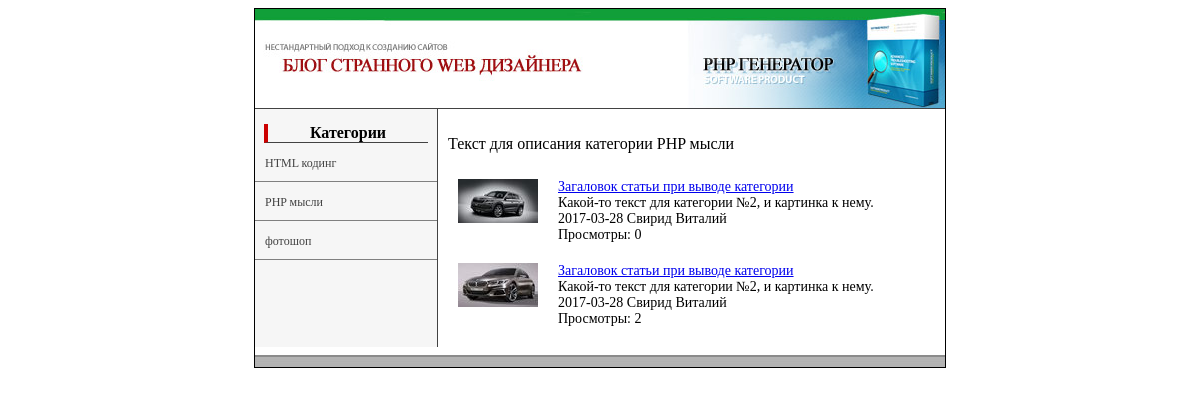
Before: /view_cat.php?cat=2 with the older database file.
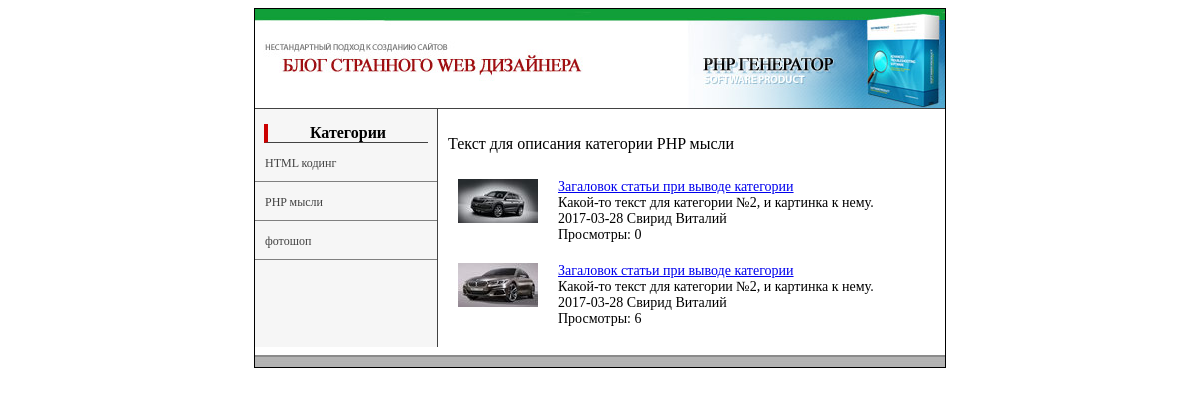
After: the same page with the newer database file.
### tables this page shows
CREATE TABLE `categories` (
  `id` int(11) NOT NULL,
  `title` varchar(255) NOT NULL,
  `meta_d` varchar(255) NOT NULL,
  `meta_k` varchar(255) NOT NULL,
  `text` text NOT NULL
);

CREATE TABLE `data` (
  `id` int(5) NOT NULL,
  `cat` int(1) NOT NULL,
  `meta_d` varchar(255) NOT NULL,
  `meta_k` varchar(255) NOT NULL,
  `description` text NOT NULL,
  `text` text NOT NULL,
  `view` int(7) NOT NULL,
  `author` varchar(100) NOT NULL,
  `date` date NOT NULL,
  `mini_img` varchar(255) NOT NULL,
  `title` varchar(255) NOT NULL
);

### view_cat.php (the view, shortened to what this page needs)
<?php
include("blocks/db.php");
if (isset($_GET['cat'])) {
    $cat = $_GET['cat'];
}
$result = mysqli_query($db,"SELECT * FROM categories WHERE id='$cat'");
if(mysqli_num_rows($result)>0){
    $myrow = mysqli_fetch_array($result);
}
else {
    echo "<p>Информация по запросу не может быть извлечена. В таблице нет записей.</p>";
    exit();
}
?>
<!DOCTYPE html>
<head lang="ru">
      <link rel="stylesheet" type="text/css" href="style.css">
</head>
<body>
    <table class="main_border" align="center" cellpadding="0"  cellspacing="0">
    	<?php include("blocks/header.php");?>
    	<tr>
	    	<td valign="top">
	    		<table width="100%" border="0" cellpadding="0" cellspacing="0">
                    <tr>
                        <?php include("blocks/left.php");?>
                        <td valign="top"><?php echo $myrow['text'];?>
                        <?php
                            $result = mysqli_query($db, "SELECT id,description,view,title,date,author,mini_img FROM data WHERE cat='$cat'");
if(mysqli_num_rows($result)>0){
    $myrow = mysqli_fetch_array($result);
    do {
        printf(
            "<div class='cat_view'>
                %s
                <div class='cat_data'>
                    <a href='view_posts.php?id=%s'>%s</a>
                    <br>
                    <p>%s</p>
                    <span>%s</span>
                    <span>%s</span>
                    <p>Просмотры: %s</p>
                </div>
            <div class='clear'></div>
            </div>",
           $myrow['mini_img'],$myrow['id'],$myrow['title'],$myrow['description'],$myrow['date'],$myrow['author'],$myrow['view']);
    }
while ($myrow = mysqli_fetch_array($result));
}
else {
    echo "<p>Информация по запросу не может быть извлечена. В таблице нет записей.</p>";
    exit();
}
                        ?>
                        </td>
                    </tr>
                </table>
	    	</td>
    	</tr>
	    	<?php include("blocks/footer.php");?>
    </table>
</body>
</html>

### blocks/header.php
<tr>
	<td class="header">
	</td>
</tr>

### blocks/left.php (shortened to what this page needs)
<td width="182px" class="left" valign="top">
<div class="nav_title">
	Категории
</div>
	<?
		$result2 = mysqli_query($db,"SELECT * FROM categories");
if(mysqli_num_rows($result2)>0){
    $myrow2 = mysqli_fetch_array($result2);
    do{
    	printf("<p><a href='view_cat.php?cat=%s'>%s</a></p>",$myrow2['id'],$myrow2['title']);
    }
    while ($myrow2 = mysqli_fetch_array($result2));
}
else {
    echo "<p>Информация по запросу не может быть извлечена. В таблице нет записей.</p>";
    exit();
}
	?>
</td>

### blocks/footer.php
<tr>
	<td class="footer">
	</td>
</tr>

### style.css (style rules this page uses)
table { width: 690px; }
.main_border { border:1px solid #000; }
.header { width: 690px; height: 100px; background: url(img/header.jpg); }
.left { background-color: #f6f6f6; border-right: 1px solid #424242; }
.left a { text-decoration: none; font-size: 12px; text-align: center; color: #424242; }
.left p { border-bottom: 1px solid gray; margin:0; }
.nav_title { margin: 15px 5% 0 5%; font-weight: bold; text-align: center; border-left: 4px solid #cc0000; border-bottom: 1px solid #424242; }
p,h1 { padding: 10px; }
.cat_view { margin:0 20px 20px; }
.cat_view img { float: left; margin-right: 20px; }
.cat_data { overflow: hidden; font-size: 14px; }
.cat_data p { margin:0; padding: 0; }
.footer { width: 690px; height: 20px; background: url(img/footer.jpg); }

Changed rows visible on the page:
changed data (number 2 of 2 on the later page): view "2" → "6"
